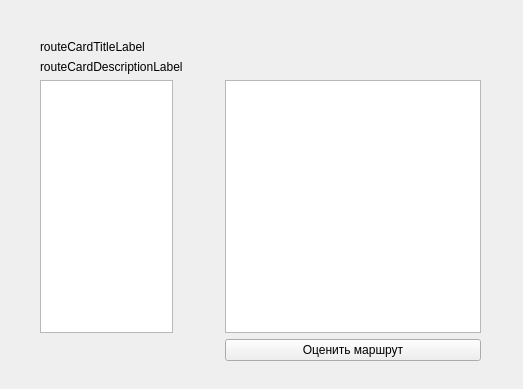
<?xml version="1.0" encoding="UTF-8"?>
<ui version="4.0">
 <class>route_card_widget</class>
 <widget class="QWidget" name="route_card_widget">
  <property name="geometry">
   <rect>
    <x>0</x>
    <y>0</y>
    <width>523</width>
    <height>389</height>
   </rect>
  </property>
  <property name="windowTitle">
   <string>Form</string>
  </property>
  <widget class="QWidget" name="layoutWidget">
   <property name="geometry">
    <rect>
     <x>40</x>
     <y>40</y>
     <width>441</width>
     <height>321</height>
    </rect>
   </property>
   <layout class="QGridLayout" name="route_card_widget_layout">
    <item row="0" column="0" colspan="3">
     <widget class="QLabel" name="routeCardTitleLabel">
      <property name="text">
       <string>routeCardTitleLabel</string>
      </property>
     </widget>
    </item>
    <item row="1" column="0" colspan="3">
     <widget class="QLabel" name="routeCardDescriptionLabel">
      <property name="text">
       <string>routeCardDescriptionLabel</string>
      </property>
     </widget>
    </item>
    <item row="2" column="0">
     <widget class="QListWidget" name="routeCardPointsList">
      <property name="sizePolicy">
       <sizepolicy hsizetype="Preferred" vsizetype="MinimumExpanding">
        <horstretch>0</horstretch>
        <verstretch>0</verstretch>
       </sizepolicy>
      </property>
     </widget>
    </item>
    <item row="2" column="2">
     <widget class="QGraphicsView" name="routeCardMapView">
      <property name="sizePolicy">
       <sizepolicy hsizetype="MinimumExpanding" vsizetype="MinimumExpanding">
        <horstretch>0</horstretch>
        <verstretch>0</verstretch>
       </sizepolicy>
      </property>
     </widget>
    </item>
    <item row="3" column="2">
     <widget class="QPushButton" name="routeCardRateButton">
      <property name="text">
       <string>Оценить маршрут</string>
      </property>
     </widget>
    </item>
    <item row="2" column="1">
     <spacer name="horizontalSpacer">
      <property name="orientation">
       <enum>Qt::Orientation::Horizontal</enum>
      </property>
      <property name="sizeType">
       <enum>QSizePolicy::Policy::Fixed</enum>
      </property>
      <property name="sizeHint" stdset="0">
       <size>
        <width>40</width>
        <height>20</height>
       </size>
      </property>
     </spacer>
    </item>
   </layout>
  </widget>
 </widget>
 <resources/>
 <connections/>
</ui>
